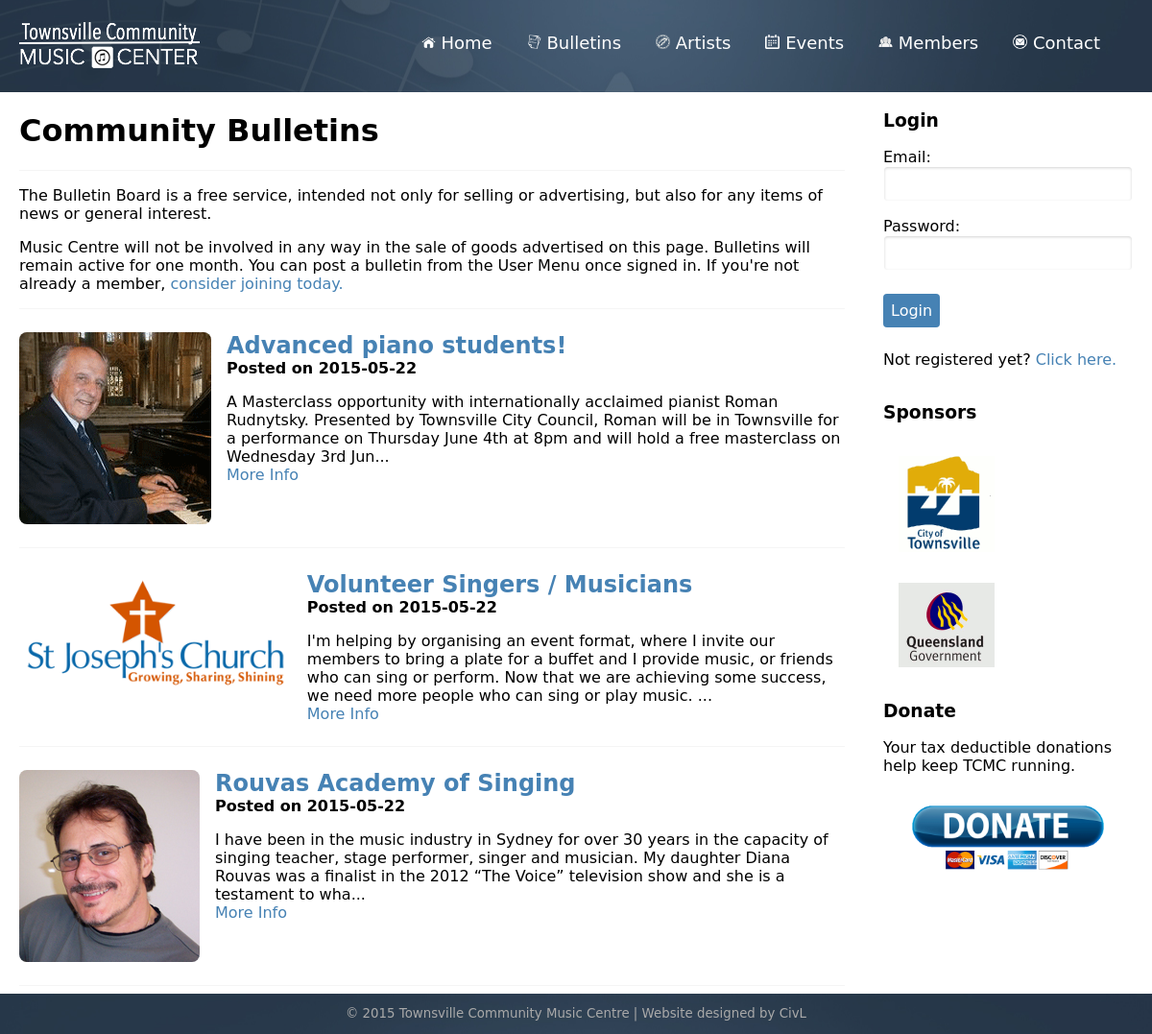
/bulletins.php, run on the app's committed database.
### tables this page shows
CREATE TABLE "bulletin" (
  "bulletin_id" integer NOT NULL PRIMARY KEY AUTOINCREMENT,
  "bulletin_date" text NOT NULL,
  "bulletin_title" text NOT NULL,
  "bulletin_info" text NOT NULL,
  "bulletin_photo" text NOT NULL,
  "user_id" text NOT NULL,
  FOREIGN KEY ("user_id") REFERENCES "user" ("user_id") ON DELETE NO ACTION ON UPDATE NO ACTION
);

### bulletins.php (the view)
<?php include("header.php"); ?>
        <div class="row">
            <div id="main" class="col wide">
                <h1>Community Bulletins</h1>
                <hr>
                <p>The Bulletin Board is a free service, intended not only for selling or advertising, but also for any items of news or general interest.</p>
                <p>Music Centre will not be involved in any way in the sale of goods advertised on this page. Bulletins will remain active for one month. You can post a bulletin from the User Menu once signed in. If you're not already a member, <a href="members.php">consider joining today.</a></p>
                <hr>
                <?php include("connectdb.php");
                $today = date('Y-m-d');
                $lastmonth = date('Y-m-d', mktime(0, 0, 0, date("m")-1, date("d"),   date("Y")));
                $results = $dat->query('select * from bulletin where bulletin_date between "'. $lastmonth .'" and "'.$today .'" order by bulletin_id desc');
                foreach($results as $result) {
                    echo '<div class="row">';
                    echo '<div class="col blockFeature">';
                    echo '<img src="' . $result['bulletin_photo'] .'">';
                    echo '<p><a class="font-lead" href="bulletinDetail.php?bulletin_id='. $result['bulletin_id'] .'">'. $result['bulletin_title'] .'</a></br/>';
                    echo '<strong>Posted on ' . $result['bulletin_date'] . '</strong></p>';
                    echo '<p>'. substr($result['bulletin_info'], 0, 249) .'...<br />';
                    echo '<a href="bulletinDetail.php?bulletin_id='. $result['bulletin_id'] .'">More Info</a></p>';
                    echo '</div></div><hr>';
                }
                ?>
            </div>
            <div id="sidebar" class="col narrow">
                <?php include("sidebar.php");?>
            </div>
        </div>
<?php include("footer.php"); ?>

### css/style.css (style rules this page uses)
*, *:after, *:before { -webkit-box-sizing: border-box; -moz-box-sizing: border-box; box-sizing: border-box; }
body { font-family:"Lucida Grande", "Lucida Sans Unicode", "Lucida Sans", "DejaVu Sans", Verdana, sans-serif; }
a:link { color:steelblue; text-decoration:none; }
img { margin: 1em; }
hr { border: 0; border-top: 1px solid whitesmoke; }
.blockFeature img { max-width: 33%; max-height: 250px; float: left; border-radius: .5em; margin: 1em 1em 1em 0; }
.font-lead { font-size: x-large; font-weight:bold; }
.row { max-width: 1280px; margin: 0 auto; }
.col { padding: 0 20px; }
.row .row { margin: 0 -20px; }
.row:before, .row:after { content: ""; display: table; }
.row:after { clear: both; }
@media only screen { .col { float: left; width: 100%; -webkit-box-sizing: border-box; -moz-box-sizing: border-box; box-sizing: border-box; } }
@media only screen and (min-width:768px) { .wide { width: 75%; } }
@media only screen and (min-width:768px) { .narrow { width: 25%; } }

### data on the page
bulletin: bulletin_photo (picture), bulletin_title "Advanced piano students!", bulletin_date "2015-05-22", bulletin_info "A Masterclass opportunity with internationally acclaimed pianist Roman Rudnytsky. Presented by Townsville City Council, Roman will be in Townsville for a performance on Thursday June 4th at 8pm and will hold a free masterclass on Wednesday 3rd Jun"
bulletin: bulletin_photo (picture), bulletin_title "Volunteer Singers / Musicians", bulletin_date "2015-05-22", bulletin_info "I'm helping by organising an event format, where I invite our members to bring a plate for a buffet and I provide music, or friends who can sing or perform. Now that we are achieving some success, we need more people who can sing or play music."
bulletin: bulletin_photo (picture), bulletin_title "Rouvas Academy of Singing", bulletin_date "2015-05-22", bulletin_info "I have been in the music industry in Sydney for over 30 years in the capacity of singing teacher, stage performer, singer and musician. My daughter Diana Rouvas was a finalist in the 2012 “The Voice” television show and she is a testament to wha"
